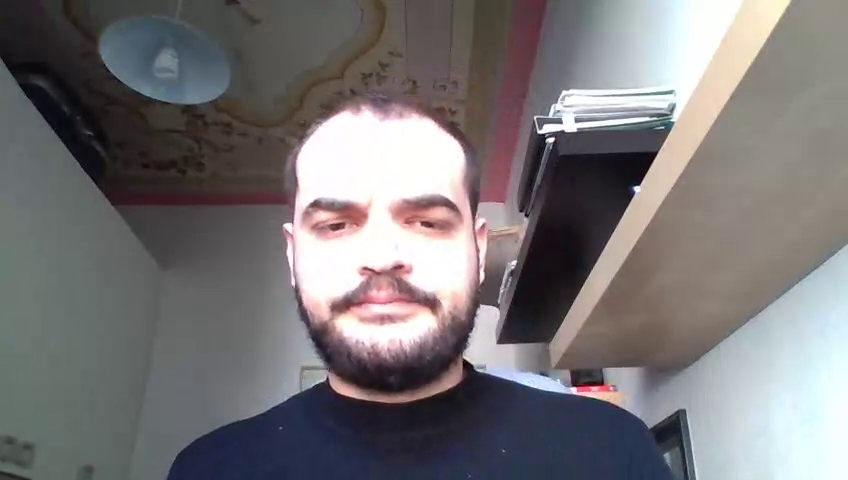
#> input picture frame 81 of Image_creator_script/test_video.mp4, 848 x 480 px, given in place of badly_masked_1.mp4, which was not available
$ python image_extractor2.0.py
#> lines starting #> are read from the running program, lines starting #| are printed output that depends on the picture; after the words box and inside, x2 and y2 are one past the last pixel; in counts of white or black regions, pixels touching at a corner belong together; pictures that were not available may be replaced by others from this repository, and a replacement may not be noted
import cv2
import numpy as np
import pandas as pd
import os
os.environ['DISPLAY'] = ':0'

# init part
face_cascade = cv2.CascadeClassifier("Image_creator_script/haarcascade_frontalface_default.xml")
eye_cascade = cv2.CascadeClassifier("Image_creator_script/haarcascade_eye.xml")
detector_params = cv2.SimpleBlobDetector_Params()
detector_params.filterByArea = True
detector_params.maxArea = 1500
detector = cv2.SimpleBlobDetector_create(detector_params)


def detect_faces(img, cascade, face_coord):
    gray_frame = cv2.cvtColor(img, cv2.COLOR_BGR2GRAY)
    coords = cascade.detectMultiScale(gray_frame, 1.3, 5)
    if len(coords) > 1:
        biggest = (0, 0, 0, 0)
        for i in coords:
            if i[3] > biggest[3]:
                biggest = i
        biggest = np.array([i], np.int32)
    elif len(coords) == 1:
        biggest = coords
    else:
        return None
    #face_coord = []
    for (x, y, w, h) in biggest:
        frame = img[y:y + h, x:x + w]
        face_coord.append([x,y,w,h])
    return frame

def detect_eyes(img, cascade, eye_coord):
    gray_frame = cv2.cvtColor(img, cv2.COLOR_BGR2GRAY)
    eyes = cascade.detectMultiScale(gray_frame, 1.3, 5)  # detect eyes
    width = np.size(img, 1)  # get face frame width
    height = np.size(img, 0)  # get face frame height
    left_eye = None
    right_eye = None
    for (x, y, w, h) in eyes:
        if y > height / 2:
            pass
        eyecenter = x + w / 2  # get the eye center
        if eyecenter < width * 0.5:
            left_eye = img[y:y + h, x:x + w]
            eye_coord.append([x,y,w,h])
        else:
            right_eye = img[y:y + h, x:x + w]
            eye_coord.append([x,y,w,h])
    return left_eye, right_eye

def nothing(x):
    pass

def show_img(window_name,image):
    print('Correct eyes and faces y/n:')
    cv2.imshow(window_name, image)
    val = input()
    if  val == 'y':
        #cv2.destroyAllWindows()
        return "STORE"

    elif val != 'y':
        #cv2.destroyAllWindows()
        return "NOT STORE"
    '''
    if cv2.waitKey(1) & 0xFF == ord('q'):
        return "STORE"
    elif cv2.waitKey(1) & 0xFF == ord('p'):
        return "NOTSTORE"
    '''

def update_csv(path_file, label, bounding_box, eye_location, save_path,file_name, count):
    df_temp = pd.DataFrame(columns=['path','label','bounding_box','eyes_location'])
    df_temp.loc[0, 'path'] = path_file
    df_temp.loc[0, 'label'] = label
    df_temp.loc[0, 'bounding_box'] = bounding_box
    df_temp.loc[0, 'eyes_location'] = eye_location
    print(df_temp.loc[0,:])
    with open(save_path + file_name, 'a') as csv_file:
        df_temp.to_csv(csv_file, header=False, index=False)
    return


def main(path_file, save_path, class_type, i):
    cap = cv2.VideoCapture(path_file)
    count = 0
    success = 1
    while success:
        success, img = cap.read()
        if success == False:
            print("EXTRACTION COMPLETED")
            break
        dim = (480, 640)   #DIMESION OF THE RESIZED IMG
        frame = cv2.resize(img, dim)
        frame_copy = cv2.resize(img, dim)
        frame_copy = frame.copy()
        face_coord = []
        eyes_coord = []
        discart_frame = False
        face_frame = detect_faces(frame, face_cascade, face_coord)

        threshold = 16500 #SET TO A GIVEN AEREA TO DISCARD NOT WANTED VALUES

        for (x, y, w, h) in face_coord:
            cv2.rectangle(frame, (x, y), (x+w, y+h), (0, 255, 0), 2)
            if (w * h) < threshold:
                discart_frame = True
        if face_frame is not None:
            detect_eyes(frame, eye_cascade, eyes_coord)
            for (x_e,y_e,w_e,h_e) in eyes_coord:
                cv2.rectangle(frame, (x_e, y_e), (x_e + w_e, y_e + h_e), (0, 255, 255), 2)

        res_check = len(face_coord) + len(eyes_coord)
        print('shape n', res_check,'detected')

        if cv2.waitKey(1) & 0xFF == ord('q'):
            break

        if res_check == 3 and discart_frame == False:
            cv2.imwrite(save_path + "{}img{}_{}.jpg".format(i,count ,class_type), frame_copy)     # save frame as JPEG file
            if not os.path.exists(save_path + "/temp/"):
                os.makedirs(save_path + "/temp/")
            cv2.imwrite(save_path + "/temp/{}img{}_{}.jpg".format(i,count ,class_type), frame)
            update_csv(save_path + "{}img{}_{}.jpg".format(i,count ,class_type),
                    class_type,
                    face_coord,
                    eyes_coord,
                    save_path,
                    "label_final.csv",
                    count)

            print('Read a n_', count, ' frame: ', success, "path : ", save_path + "{}img{}_{}.jpg".format(i,count ,class_type))
            count += 1
        else:
            print("Frame Discared")
            continue

    cap.release()
    cv2.destroyAllWindows()
    return


if __name__ == "__main__":

    string_path_badly_mask = 'Image_creator_script/video/badly_masked_{}.mp4'
    for i in range(1,4,1):
        main(string_path_badly_mask.format(i), "Image_creator_script/img_faces_only 2.0/badly_masked_images/", "BADLY_MASKED", i)
#> in main, img is the input picture: shape (480, 848, 3); mean B, G, R 118.6, 117, 120.3
#> in main, `frame = cv2.resize(img, dim)`:
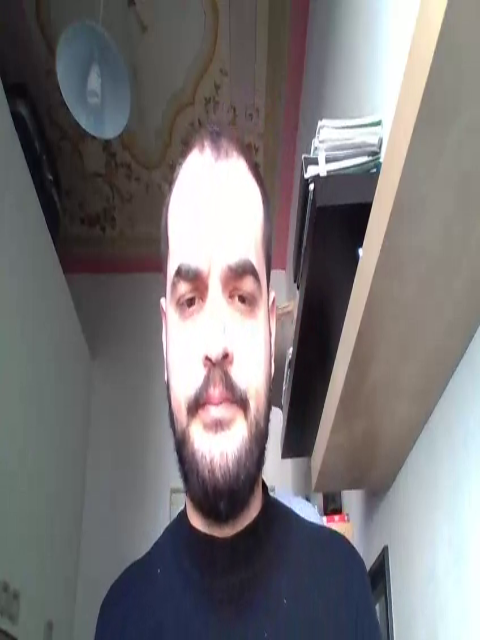
#> frame: shape (640, 480, 3); mean B, G, R 118.5, 117, 120.2
#> in detect_faces, `gray_frame = cv2.cvtColor(img, cv2.COLOR_BGR2GRAY)`:
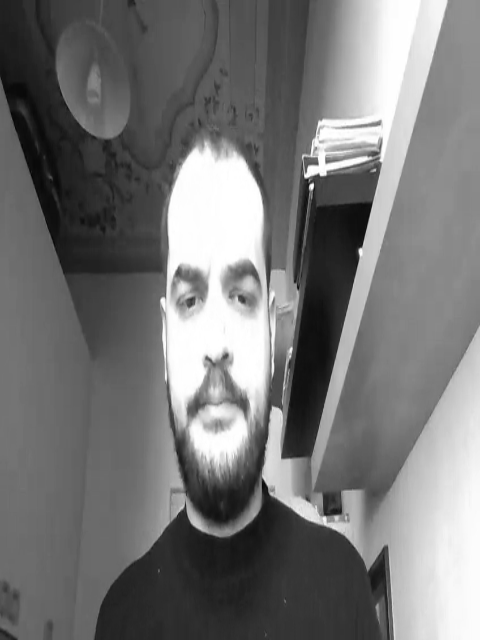
#> gray_frame: shape (640, 480); min 5, max 255, mean 118.1
#> in detect_faces, `coords = cascade.detectMultiScale(gray_frame, 1.3, 5)`: coords = [[118, 214, 202, 202]]
#> the loop in detect_faces, `for (x, y, w, h) in biggest:` made 1 pass
#> pass 1, in detect_faces, `frame = img[y:y + h, x:x + w]`:
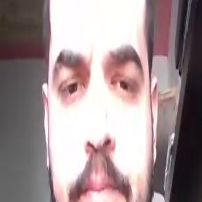
#> frame: shape (202, 202, 3); mean B, G, R 148.3, 146.3, 163.1
#> after the loop in main, `for (x, y, w, h) in face_coord:`:
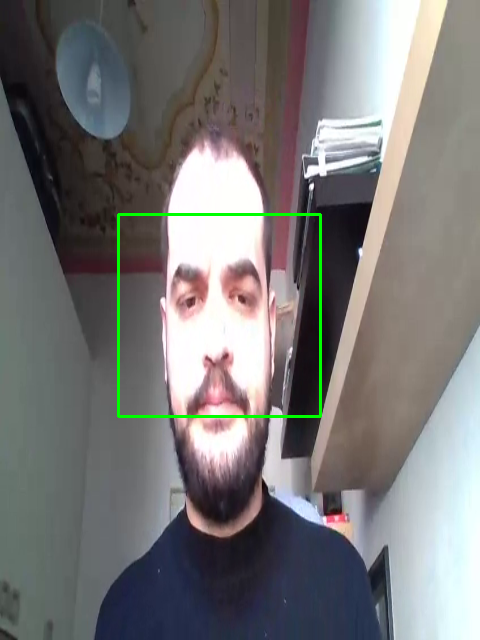
#> frame: shape (640, 480, 3); 0.79% of pixels changed, all inside (x1, y1, x2, y2) = (117, 213, 322, 418)
#> in detect_eyes, `eyes = cascade.detectMultiScale(gray_frame, 1.3, 5)`: eyes = [[221, 276, 39, 39], [174, 284, 32, 32]]
#> in detect_eyes, `width = np.size(img, 1)`: width = 480
#> in detect_eyes, `height = np.size(img, 0)`: height = 640
#> the loop in detect_eyes, `for (x, y, w, h) in eyes:` made 2 passes
#> (x, y, w, h, eyecenter) on passes 1 to 2: (221, 276, 39, 39, 240.5), (174, 284, 32, 32, 190)
#> pass 1, in detect_eyes, `right_eye = img[y:y + h, x:x + w]`:
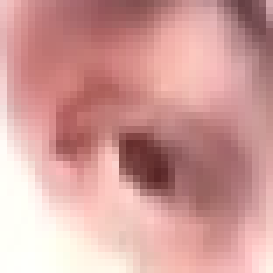
#> right_eye: shape (39, 39, 3) (shown 7 times larger); mean B, G, R 153.9, 156.9, 209
#> pass 2, in detect_eyes, `left_eye = img[y:y + h, x:x + w]`:
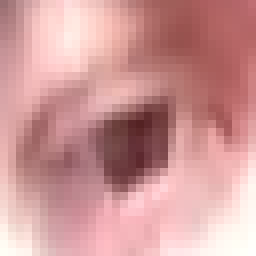
#> left_eye: shape (32, 32, 3) (shown 8 times larger); mean B, G, R 151.8, 152.2, 206
#> after the loop in detect_eyes, `for (x, y, w, h) in eyes:`: eye_coord = [[221, 276, 39, 39], [174, 284, 32, 32]]
#> after the loop in main, `for (x_e,y_e,w_e,h_e) in eyes_coord:`:
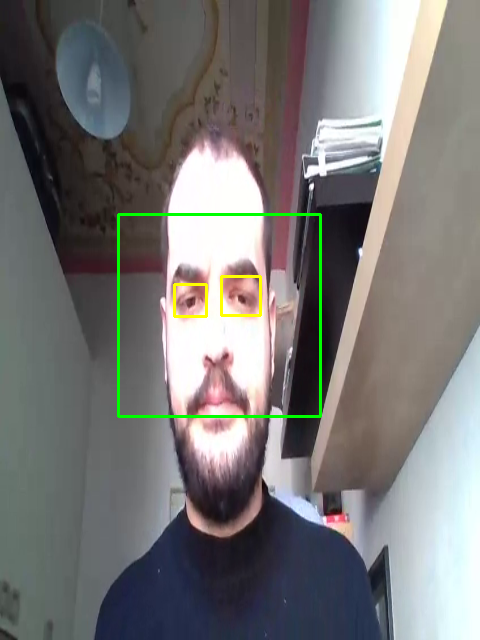
#> frame: shape (640, 480, 3); 0.27% of pixels changed, all inside (x1, y1, x2, y2) = (173, 275, 262, 318)
#> (key q is pressed here)
    string_path_mask = 'Image_creator_script/video/mask_{}.mp4'
    string_path_no_mask = 'Image_creator_script/video/no_mask_{}.mp4'
    for i in range(1,7,1):
        main(string_path_mask.format(i),"Image_creator_script/img_faces_only 2.0/masked_images/", "MASKED", i)
#| Read a n_ 0  frame:  True path :  Image_creator_script/img_faces_only 2.0/masked_images/1img0_MASKED.jpg
        main(string_path_no_mask.format(i),"Image_creator_script/img_faces_only 2.0/no_mask_images/", "NO-MASKED", i)
#| Read a n_ 0  frame:  True path :  Image_creator_script/img_faces_only 2.0/no_mask_images/1img0_NO-MASKED.jpg
